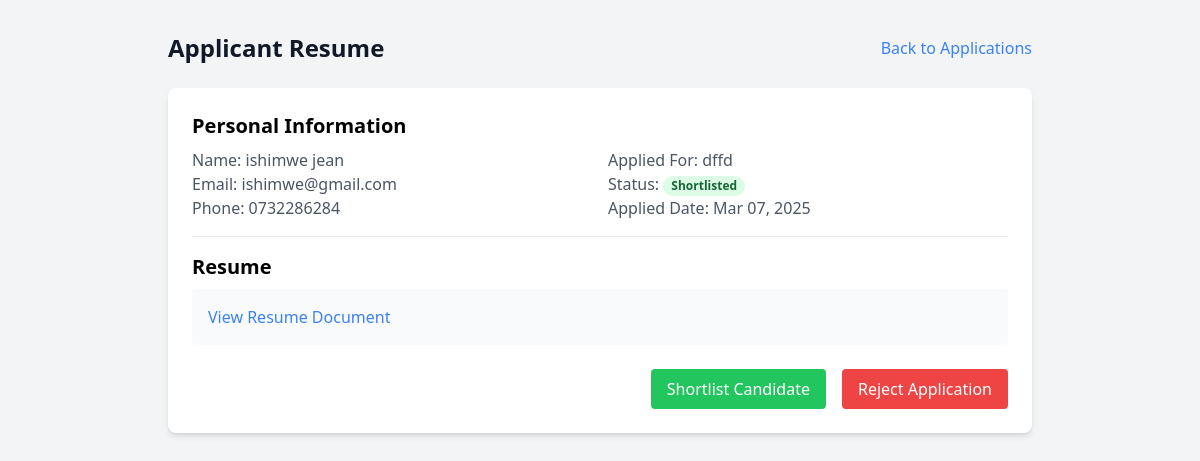
The page /views/employer/view-resume.php?application_id=1 (signed in) on the database its author committed.
### tables this page shows
CREATE TABLE `applications` (
  `application_id` int(11) NOT NULL AUTO_INCREMENT,
  `job_id` int(11) DEFAULT NULL,
  `user_id` int(11) DEFAULT NULL,
  `resume_path` varchar(255) DEFAULT NULL,
  `cover_letter` text DEFAULT NULL,
  `status` enum('pending','reviewed','shortlisted','rejected','hired') DEFAULT 'pending',
  `applied_at` timestamp NULL DEFAULT current_timestamp(),
  PRIMARY KEY (`application_id`),
  KEY `job_id` (`job_id`),
  KEY `user_id` (`user_id`),
  CONSTRAINT `applications_ibfk_1` FOREIGN KEY (`job_id`) REFERENCES `jobs` (`job_id`) ON DELETE CASCADE,
  CONSTRAINT `applications_ibfk_2` FOREIGN KEY (`user_id`) REFERENCES `users` (`user_id`) ON DELETE CASCADE
);

CREATE TABLE `users` (
  `user_id` int(11) NOT NULL AUTO_INCREMENT,
  `username` varchar(50) NOT NULL,
  `email` varchar(100) NOT NULL,
  `password` varchar(255) NOT NULL,
  `role` enum('admin','employer','jobseeker') NOT NULL,
  `first_name` varchar(50) DEFAULT NULL,
  `last_name` varchar(50) DEFAULT NULL,
  `phone` varchar(20) DEFAULT NULL,
  `created_at` timestamp NULL DEFAULT current_timestamp(),
  `updated_at` timestamp NULL DEFAULT current_timestamp() ON UPDATE current_timestamp(),
  `status` enum('active','inactive','blocked') DEFAULT 'active',
  PRIMARY KEY (`user_id`),
  UNIQUE KEY `username` (`username`),
  UNIQUE KEY `email` (`email`)
);

CREATE TABLE `jobs` (
  `job_id` int(11) NOT NULL AUTO_INCREMENT,
  `company_id` int(11) DEFAULT NULL,
  `title` varchar(100) NOT NULL,
  `description` text NOT NULL,
  `requirements` text DEFAULT NULL,
  `salary_range` varchar(50) DEFAULT NULL,
  `location` varchar(100) DEFAULT NULL,
  `job_type` enum('full-time','part-time','contract','internship') DEFAULT NULL,
  `status` enum('open','closed','draft') DEFAULT 'open',
  `created_at` timestamp NULL DEFAULT current_timestamp(),
  `deadline` date DEFAULT NULL,
  PRIMARY KEY (`job_id`),
  KEY `company_id` (`company_id`),
  CONSTRAINT `jobs_ibfk_1` FOREIGN KEY (`company_id`) REFERENCES `companies` (`company_id`) ON DELETE CASCADE
);

### views/employer/view-resume.php (the view, shortened to what this page needs)
<?php
$application_id = isset($_GET['application_id']) ? $_GET['application_id'] : 0;
$database = new Database();
$db = $database->getConnection();
$query = "SELECT a.*, u.first_name, u.last_name, u.email, u.phone,
          j.title as job_title, j.company_id, r.*
          FROM applications a
          INNER JOIN users u ON a.user_id = u.user_id
          INNER JOIN jobs j ON a.job_id = j.job_id
          LEFT JOIN resumes r ON a.user_id = r.user_id
          WHERE a.application_id = :application_id";
$stmt = $db->prepare($query);
$stmt->bindParam(":application_id", $application_id);
$stmt->execute();
$application = $stmt->fetch(PDO::FETCH_ASSOC);
?>
<!DOCTYPE html>
<html lang="en">
<head>
    <script src="https://cdn.tailwindcss.com"></script>
</head>
<body class="bg-gray-100">
    <div class="max-w-4xl mx-auto px-4 py-8">
        <div class="mb-6 flex justify-between items-center">
            <h1 class="text-2xl font-bold text-gray-900">Applicant Resume</h1>
            <a href="javascript:history.back()" class="text-blue-500 hover:text-blue-700">Back to Applications</a>
        </div>
        <div class="bg-white rounded-lg shadow-md p-6 mb-6">
            <div class="border-b pb-4 mb-4">
                <h2 class="text-xl font-semibold mb-2">Personal Information</h2>
                <div class="grid grid-cols-2 gap-4">
                    <div>
                        <p class="text-gray-600">Name: <?php echo htmlspecialchars($application['first_name'] . ' ' . $application['last_name']); ?></p>
                        <p class="text-gray-600">Email: <?php echo htmlspecialchars($application['email']); ?></p>
                        <p class="text-gray-600">Phone: <?php echo htmlspecialchars($application['phone'] ?? 'Not provided'); ?></p>
                    </div>
                    <div>
                        <p class="text-gray-600">Applied For: <?php echo htmlspecialchars($application['job_title']); ?></p>
                        <p class="text-gray-600">Status:
                            <span class="px-2 inline-flex text-xs leading-5 font-semibold rounded-full
                                <?php echo $application['status'] === 'pending' ? 'bg-yellow-100 text-yellow-800' :
                                        ($application['status'] === 'shortlisted' ? 'bg-green-100 text-green-800' :
                                        'bg-red-100 text-red-800'); ?>">
                                <?php echo ucfirst($application['status']); ?>
                            </span>
                        </p>
                        <p class="text-gray-600">Applied Date: <?php echo date('M d, Y', strtotime($application['applied_at'])); ?></p>
                    </div>
                </div>
            </div>
            <?php if (isset($application['resume_path'])): ?>
                <div class="mb-6">
                    <h2 class="text-xl font-semibold mb-2">Resume</h2>
                    <div class="bg-gray-50 p-4 rounded">
                        <a href="../../<?php echo htmlspecialchars($application['resume_path']); ?>"
                           target="_blank"
                           class="text-blue-500 hover:text-blue-700">
                            View Resume Document
                        </a>
                    </div>
                </div>
            <?php endif; ?>
            <div class="flex justify-end space-x-4 mt-6">
                <button onclick="updateStatus(<?php echo $application['application_id']; ?>, 'shortlisted')"
                        class="bg-green-500 text-white px-4 py-2 rounded hover:bg-green-600">
                    Shortlist Candidate
                </button>
                <button onclick="updateStatus(<?php echo $application['application_id']; ?>, 'rejected')"
                        class="bg-red-500 text-white px-4 py-2 rounded hover:bg-red-600">
                    Reject Application
                </button>
            </div>
        </div>
    </div>
</body>
</html>

### rows shown on the page
applications: user.last_name "ishimwe jean", user.email "ishimwe@gmail.com", user.phone "0732286284", job.title "dffd", status "Shortlisted", applied_at "Mar 07, 2025"
